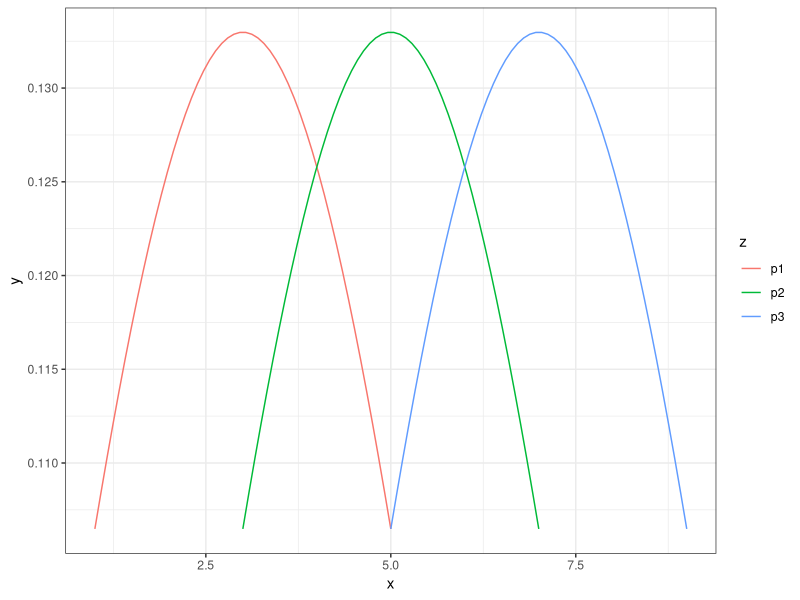
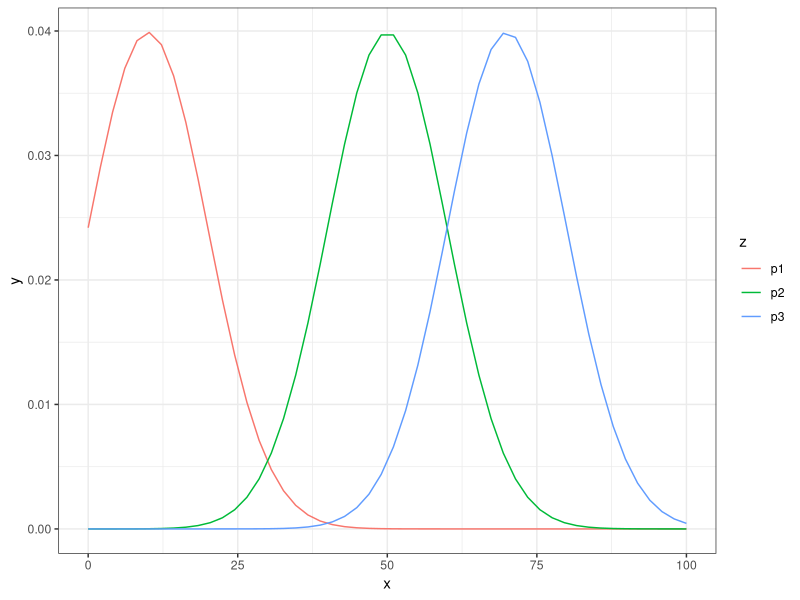
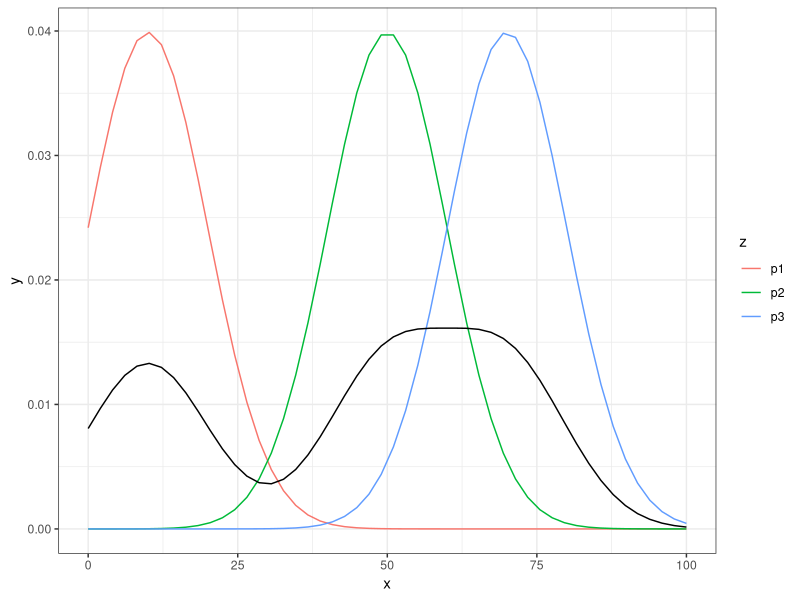
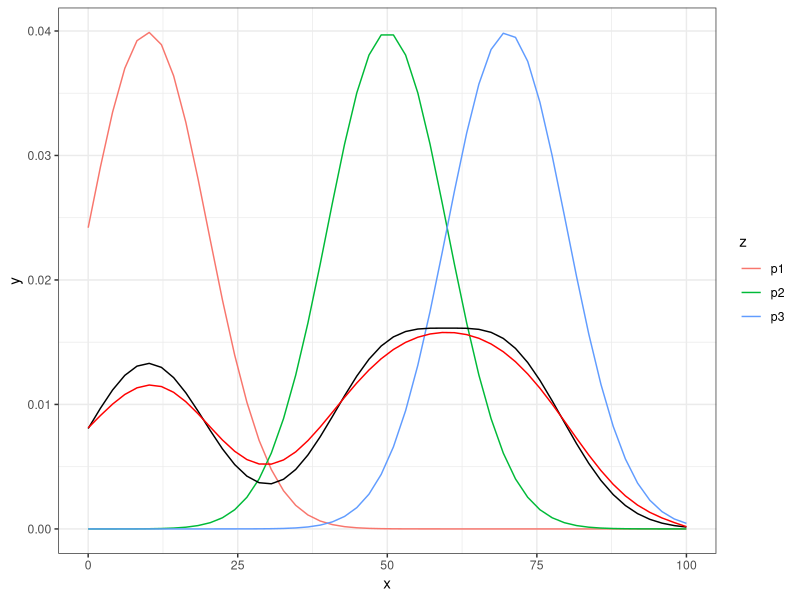
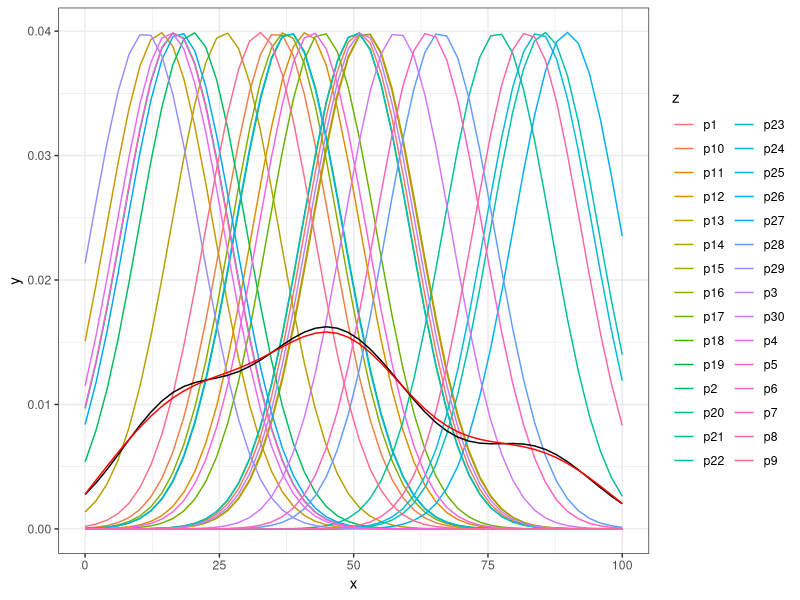
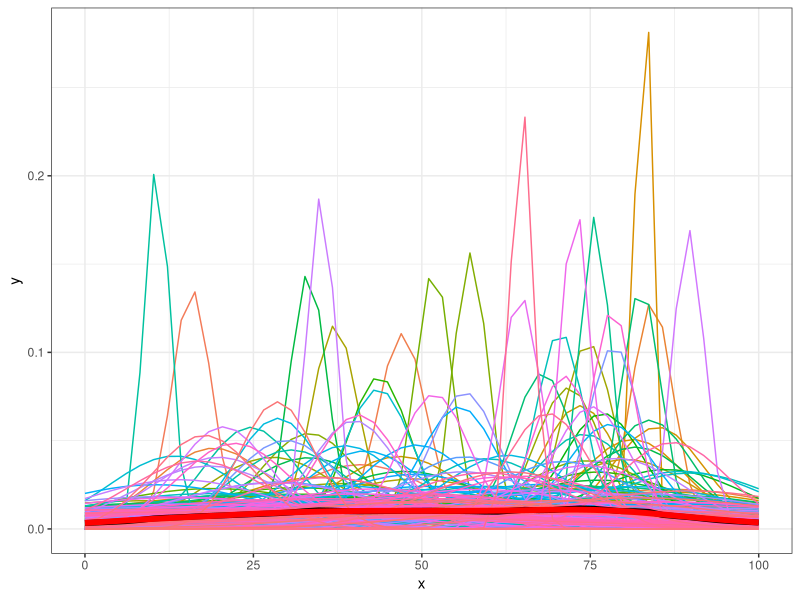
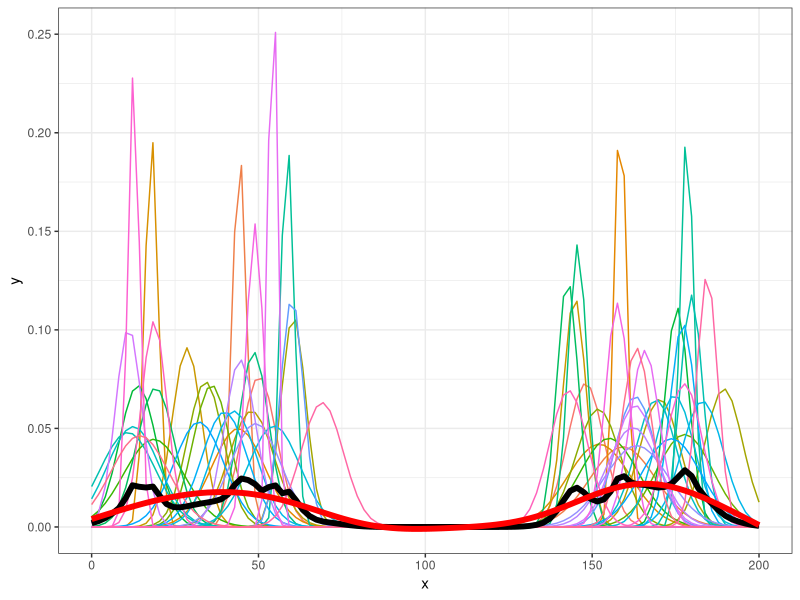

Reproduce these figures in R, in order.
library(dplyr)
library(ggplot2)
############################# test1
x1 <- seq(1, 5, length=50)
y1 <- dnorm(x1, mean=3, sd=3)
z1 <- "p1"
df1 <- data.frame(x1,y1,z1)
colnames(df1) <- c("x","y","z")
#
x2 <- seq(3, 7, length=50)
y2 <- dnorm(x2, mean=5, sd=3)
z2 <- "p2"
df2 <- data.frame(x2,y2,z2)
colnames(df2) <- c("x","y","z")
#
x3 <- seq(5, 9, length=50)
y3 <- dnorm(x3, mean=7, sd=3)
z3 <- "p3"
df3 <- data.frame(x3,y3,z3)
colnames(df3) <- c("x","y","z")
#
df <- rbind(df1,df2,df3)
#
ggplot(df,aes(x,y,color = z)) +
  geom_line() +
  theme_bw()
############################# test2
x1 <- seq(0, 100, length=50)
y1 <- dnorm(x1, mean=10, sd=10)
z1 <- "p1"
df1 <- data.frame(x1,y1,z1)
colnames(df1) <- c("x","y","z")
#
x2 <- seq(0, 100, length=50)
y2 <- dnorm(x2, mean=50, sd=10)
z2 <- "p2"
df2 <- data.frame(x2,y2,z2)
colnames(df2) <- c("x","y","z")
#
x3 <- seq(0, 100, length=50)
y3 <- dnorm(x3, mean=70, sd=10)
z3 <- "p3"
df3 <- data.frame(x3,y3,z3)
colnames(df3) <- c("x","y","z")
#
df <- rbind(df1,df2,df3)
#
ggplot(df,aes(x,y,color = z)) +
  geom_line() +
  theme_bw()
#
df_mean <- df %>%
  dplyr::group_by(x)%>%
  dplyr::mutate(m = mean(y)) %>%
  dplyr::ungroup()
#  
ggplot(df_mean,aes(x,y,color = z)) +
  geom_line() +
  geom_line(aes(x,m),color ="black")+
  theme_bw()
#
library(mgcv)
gamm.res <- mgcv::gamm(y ~ s(x), data = df_mean,random=list(z=~1),method ="REML",correlation = corAR1())
df_mean$gamm <- predict(gamm.res$gam)
#
ggplot(df_mean,aes(x,y,color = z)) +
  geom_line() +
  geom_line(aes(x,m),color ="black")+
  geom_line(aes(x,gamm),color ="red")+
  theme_bw()
#
#######################################################
df_test <- NULL
for (i in 1:30){
  x <- seq(0, 100, length=50)
  y <- dnorm(x, mean=runif(1, min = 10, max = 90), sd=10)
  z <- paste0("p",i)
  df <- data.frame(x,y,z)
  df_test <- rbind(df_test,df)
}
#
df_mean <- df_test %>%
  dplyr::group_by(x)%>%
  dplyr::mutate(m = mean(y)) %>%
  dplyr::ungroup()
#
gamm.res <- mgcv::gamm(y ~ s(x), data = df_mean,random=list(z=~1),method ="REML",correlation = corAR1())
df_mean$gamm <- predict(gamm.res$gam)
#
ggplot(df_mean,aes(x,y,color = z)) +
  geom_line() +
  geom_line(aes(x,m),color ="black")+
  geom_line(aes(x,gamm),color ="red")+
  theme_bw()
#######################################################
df_test <- NULL
for (i in 1:300){
  x <- seq(0, 100, length=50)
  y <- dnorm(x, mean=runif(1, min = 10, max = 90), sd=runif(1, min = 1, max = 50))
  z <- paste0("p",i)
  df <- data.frame(x,y,z)
  df_test <- rbind(df_test,df)
}
#
df_mean <- df_test %>%
  dplyr::group_by(x)%>%
  dplyr::mutate(m = mean(y)) %>%
  dplyr::ungroup()
#
gamm.res <- mgcv::gamm(y ~ s(x), data = df_mean,random=list(z=~1),method ="REML",correlation = corAR1())
df_mean$gamm <- predict(gamm.res$gam)
#
ggplot(df_mean,aes(x,y,color = z)) +
  geom_line() +
  geom_line(aes(x,m),color ="black",size = 2)+
  geom_line(aes(x,gamm),color ="red",size = 2)+
  theme_bw() +
  scale_color_discrete(guide=FALSE)
#######################################################
df_test <- NULL
for (i in 1:30){
  x <- seq(0, 100, length=50)
  y <- dnorm(x, mean=runif(1, min = 10, max = 70), sd=runif(1, min = 1, max = 10))
  df1 <- data.frame(x,y)
  x <- seq(101, 200, length=50)
  y <- dnorm(x, mean=runif(1, min = 140, max = 190), sd=runif(1, min = 1, max = 10))  
  df2 <- data.frame(x,y)
  df <- rbind(df1,df2)
  df$z <- paste0("p",i)
  df_test <- rbind(df_test,df)
}
#
df_mean <- df_test %>%
  dplyr::group_by(x)%>%
  dplyr::mutate(m = mean(y)) %>%
  dplyr::ungroup()
#
gamm.res <- mgcv::gamm(y ~ s(x), data = df_mean,random=list(z=~1),method ="REML",correlation = corAR1())
df_mean$gamm <- predict.gam(gamm.res$gam)
#df_mean$gamm <- fitted(gamm.res$lme)
#
ggplot(df_mean,aes(x,y,color = z)) +
  geom_line() +
  geom_line(aes(x,m),color ="black",size = 2)+
  geom_line(aes(x,gamm),color ="red",size = 2)+
  theme_bw() +
  scale_color_discrete(guide=FALSE)

